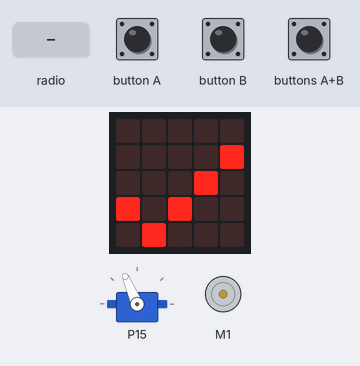
Bench run of a program on a simulated BBC micro:bit (MakeCode). Parts: the board's 5×5 LED display, servo, DC motor (green arrow = forward, orange = backward, longer = faster). The test bench sets the inputs (shaded band).

Above: at 1.8 s.
1.9 s: button A pressed for 0.15 s
At 2.9 s:
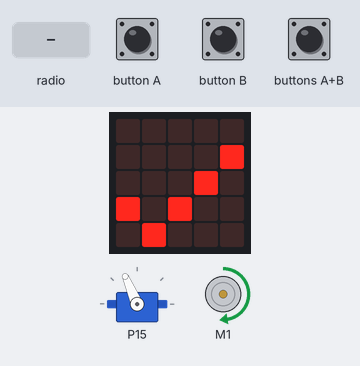
3.5 s: buttons A+B pressed for 0.15 s
At 4.1 s:
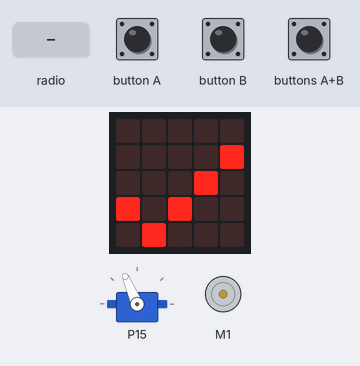
5.1 s: button B pressed for 0.15 s
8.2 s: radio message "A" arrives
At 9.5 s:
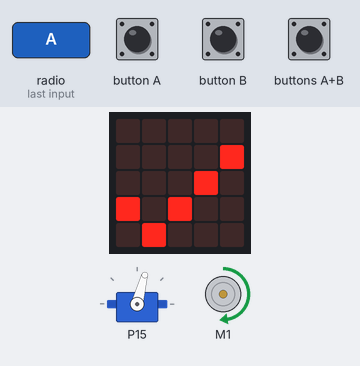
11.2 s: button A pressed for 0.15 s
At 11.85 s:
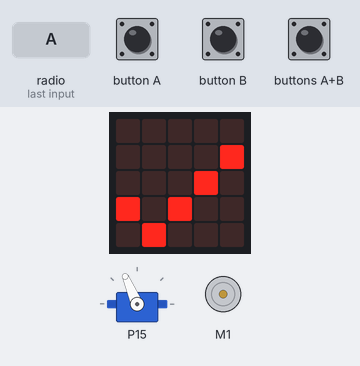
11.9 s: buttons A+B pressed for 0.15 s
At 14.5 s:
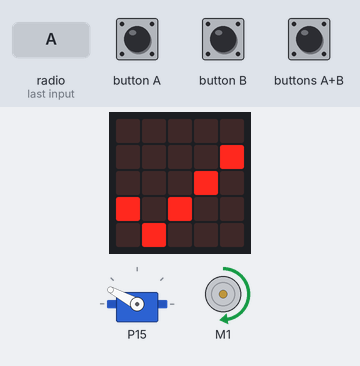
Timing chart, 0 to 15.6 s (numbered marks = the images above; inputs shaded):
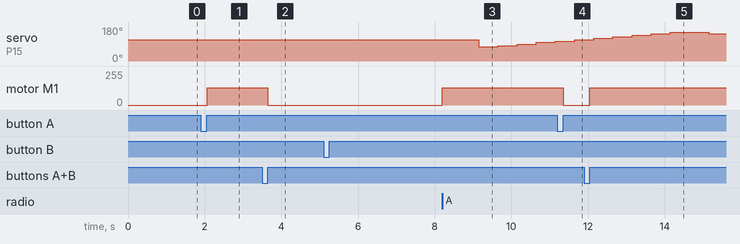

The program:

main.ts
```typescript
function schalte () {
    for (let Index = 0; Index <= 10; Index++) {
        w = schritte * Index * faktor
        pins.servoWritePin(AnalogPin.P15, startwinkel + w)
        basic.pause(500)
    }
    if (lauf_b) {
        faktor = 1
        startwinkel = wink_0
    } else {
        faktor = -1
        startwinkel = wink_1
    }
}
input.onButtonPressed(Button.A, function () {
    lauf_a = !(lauf_a)
    if (lauf_a) {
        kitronik_motor_driver.motorOn(kitronik_motor_driver.Motors.Motor1, kitronik_motor_driver.MotorDirection.Forward, 50)
    } else {
        kitronik_motor_driver.motorOff(kitronik_motor_driver.Motors.Motor1)
    }
})
function init () {
    radio.setGroup(54)
    basic.showIcon(IconNames.Yes)
    lauf_a = false
    lauf_b = false
    wink_0 = 75
    wink_1 = 152
    startwinkel = (wink_0 + wink_1) / 2
    pins.servoWritePin(AnalogPin.P15, startwinkel)
    schritte = (wink_1 - wink_0) / 10
}
function test () {
    for (let index = 0; index < 4; index++) {
        basic.pause(500)
        pins.servoWritePin(AnalogPin.P15, wink_1)
        basic.pause(500)
        pins.servoWritePin(AnalogPin.P15, wink_0)
    }
}
input.onButtonPressed(Button.B, function () {
    lauf_b = !(lauf_b)
    schalte()
})
radio.onReceivedStringDeprecated(function (receivedString) {
    if (receivedString == "A") {
        control.raiseEvent(
        EventBusSource.MICROBIT_ID_BUTTON_A,
        EventBusValue.MICROBIT_BUTTON_EVT_CLICK
        )
    } else if (receivedString == "B") {
        control.raiseEvent(
        EventBusSource.MICROBIT_ID_BUTTON_B,
        EventBusValue.MICROBIT_BUTTON_EVT_CLICK
        )
    } else {
        control.raiseEvent(
        EventBusSource.MICROBIT_ID_BUTTON_AB,
        EventBusValue.MICROBIT_BUTTON_EVT_CLICK
        )
    }
})
let lauf_a = false
let wink_1 = 0
let wink_0 = 0
let lauf_b = false
let startwinkel = 0
let faktor = 0
let schritte = 0
let w = 0
init()
```

test.ts
```typescript
// Hier kann man Tests durchführen; diese Datei wird nicht kompiliert, wenn dieses Paket als Erweiterung verwendet wird.
```

Measured:
- after the input at 1.9 s, motor M1: stopped → forward 128/255 after 0.17 s
- after the input at 3.5 s, motor M1: forward 128/255 → stopped after 0.15 s
- after the input at 5.1 s, every drawn part: stays the same
- after the input at 8.2 s, motor M1: stopped → forward 128/255 at once
- after the input at 11.2 s, motor M1: forward 128/255 → stopped after 0.15 s
- after the input at 11.9 s, motor M1: stopped → forward 128/255 after 0.15 s
